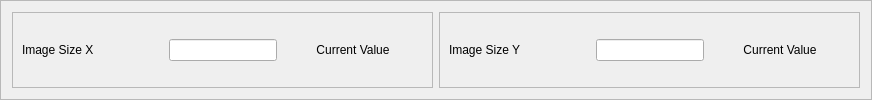
        <widget class="QFrame" name="frame_14">
         <property name="frameShape">
          <enum>QFrame::StyledPanel</enum>
         </property>
         <property name="frameShadow">
          <enum>QFrame::Raised</enum>
         </property>
         <layout class="QHBoxLayout" name="horizontalLayout_15" stretch="1,1">
          <item>
           <widget class="QFrame" name="frame_15">
            <property name="frameShape">
             <enum>QFrame::StyledPanel</enum>
            </property>
            <property name="frameShadow">
             <enum>QFrame::Raised</enum>
            </property>
            <layout class="QHBoxLayout" name="horizontalLayout_16">
             <item>
              <widget class="QLabel" name="label_15">
               <property name="sizePolicy">
                <sizepolicy hsizetype="Fixed" vsizetype="Preferred">
                 <horstretch>0</horstretch>
                 <verstretch>0</verstretch>
                </sizepolicy>
               </property>
               <property name="minimumSize">
                <size>
                 <width>141</width>
                 <height>0</height>
                </size>
               </property>
               <property name="maximumSize">
                <size>
                 <width>141</width>
                 <height>16777215</height>
                </size>
               </property>
               <property name="text">
                <string>Image Size X</string>
               </property>
              </widget>
             </item>
             <item>
              <widget class="QLineEdit" name="LE_image_size_x"/>
             </item>
             <item>
              <widget class="QLabel" name="L_image_size_x">
               <property name="sizePolicy">
                <sizepolicy hsizetype="Fixed" vsizetype="Preferred">
                 <horstretch>0</horstretch>
                 <verstretch>0</verstretch>
                </sizepolicy>
               </property>
               <property name="minimumSize">
                <size>
                 <width>140</width>
                 <height>0</height>
                </size>
               </property>
               <property name="maximumSize">
                <size>
                 <width>140</width>
                 <height>16777215</height>
                </size>
               </property>
               <property name="text">
                <string>Current Value</string>
               </property>
               <property name="alignment">
                <set>Qt::AlignCenter</set>
               </property>
              </widget>
             </item>
            </layout>
           </widget>
          </item>
          <item>
           <widget class="QFrame" name="frame_16">
            <property name="frameShape">
             <enum>QFrame::StyledPanel</enum>
            </property>
            <property name="frameShadow">
             <enum>QFrame::Raised</enum>
            </property>
            <layout class="QHBoxLayout" name="horizontalLayout_17">
             <item>
              <widget class="QLabel" name="label_17">
               <property name="sizePolicy">
                <sizepolicy hsizetype="Fixed" vsizetype="Preferred">
                 <horstretch>0</horstretch>
                 <verstretch>0</verstretch>
                </sizepolicy>
               </property>
               <property name="minimumSize">
                <size>
                 <width>141</width>
                 <height>0</height>
                </size>
               </property>
               <property name="maximumSize">
                <size>
                 <width>141</width>
                 <height>16777215</height>
                </size>
               </property>
               <property name="text">
                <string>Image Size Y</string>
               </property>
              </widget>
             </item>
             <item>
              <widget class="QLineEdit" name="LE_image_size_y"/>
             </item>
             <item>
              <widget class="QLabel" name="L_image_size_y">
               <property name="sizePolicy">
                <sizepolicy hsizetype="Fixed" vsizetype="Preferred">
                 <horstretch>0</horstretch>
                 <verstretch>0</verstretch>
                </sizepolicy>
               </property>
               <property name="minimumSize">
                <size>
                 <width>140</width>
                 <height>0</height>
                </size>
               </property>
               <property name="maximumSize">
                <size>
                 <width>140</width>
                 <height>16777215</height>
                </size>
               </property>
               <property name="text">
                <string>Current Value</string>
               </property>
               <property name="alignment">
                <set>Qt::AlignCenter</set>
               </property>
              </widget>
             </item>
            </layout>
           </widget>
          </item>
         </layout>
        </widget>
